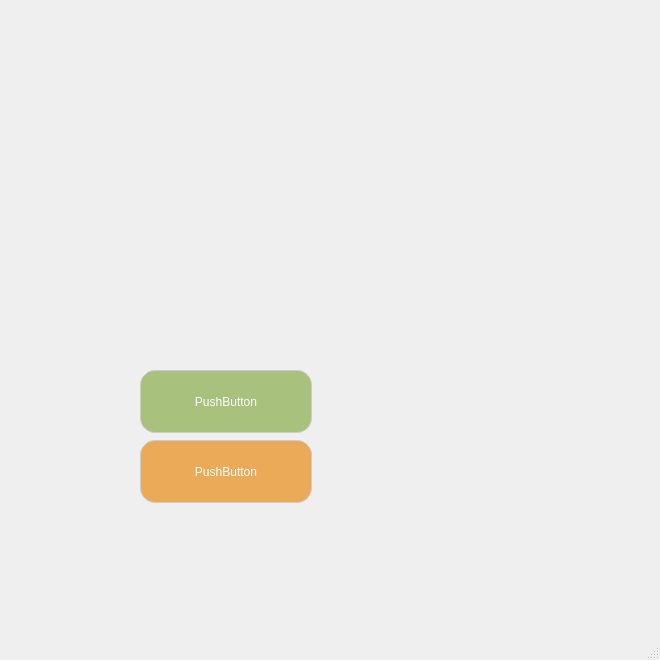
<?xml version="1.0" encoding="UTF-8"?>
<ui version="4.0">
 <class>MainWindow</class>
 <widget class="QMainWindow" name="MainWindow">
  <property name="geometry">
   <rect>
    <x>0</x>
    <y>0</y>
    <width>660</width>
    <height>660</height>
   </rect>
  </property>
  <property name="windowTitle">
   <string>MainWindow</string>
  </property>
  <widget class="QWidget" name="centralwidget">
   <widget class="QPushButton" name="pushButton">
    <property name="geometry">
     <rect>
      <x>140</x>
      <y>370</y>
      <width>172</width>
      <height>63</height>
     </rect>
    </property>
    <property name="styleSheet">
     <string notr="true">QPushButton{
	color: #ffffff;
	min-width:  170px;
    max-width:  170px;
    min-height: 61px;
    max-height: 61px;
    font: 900 14pt &quot;Segoe UI&quot;;
	background-color: #A8C17C;
	border-radius:15px;
	border: 1px solid #ccc;
}
 QPushButton:hover{
	background-color:#676767;
	
}
</string>
    </property>
    <property name="text">
     <string>PushButton</string>
    </property>
   </widget>
   <widget class="QPushButton" name="pushButton_2">
    <property name="geometry">
     <rect>
      <x>140</x>
      <y>440</y>
      <width>172</width>
      <height>63</height>
     </rect>
    </property>
    <property name="styleSheet">
     <string notr="true">QPushButton{
	color: #ffffff;
	min-width:  170px;
    max-width:  170px;
    min-height: 61px;
    max-height: 61px;
    font: 900 14pt &quot;Segoe UI&quot;;
	background-color: #EAAA57;
	border-radius:15px;
	border: 1px solid #ccc;
}
 QPushButton:hover{
	background-color:#676767;
	
}
</string>
    </property>
    <property name="text">
     <string>PushButton</string>
    </property>
   </widget>
   <widget class="QLabel" name="label">
    <property name="geometry">
     <rect>
      <x>100</x>
      <y>660</y>
      <width>660</width>
      <height>20</height>
     </rect>
    </property>
    <property name="text">
     <string/>
    </property>
    <property name="pixmap">
     <pixmap>Frame 24.png</pixmap>
    </property>
    <property name="scaledContents">
     <bool>true</bool>
    </property>
   </widget>
   <widget class="QLabel" name="label_2">
    <property name="geometry">
     <rect>
      <x>0</x>
      <y>0</y>
      <width>660</width>
      <height>660</height>
     </rect>
    </property>
    <property name="text">
     <string/>
    </property>
    <property name="pixmap">
     <pixmap>Frame 24.png</pixmap>
    </property>
    <property name="scaledContents">
     <bool>true</bool>
    </property>
   </widget>
   <zorder>label_2</zorder>
   <zorder>pushButton</zorder>
   <zorder>pushButton_2</zorder>
   <zorder>label</zorder>
  </widget>
  <widget class="QMenuBar" name="menubar">
   <property name="geometry">
    <rect>
     <x>0</x>
     <y>0</y>
     <width>660</width>
     <height>26</height>
    </rect>
   </property>
  </widget>
  <widget class="QStatusBar" name="statusbar"/>
 </widget>
 <resources/>
 <connections/>
</ui>
